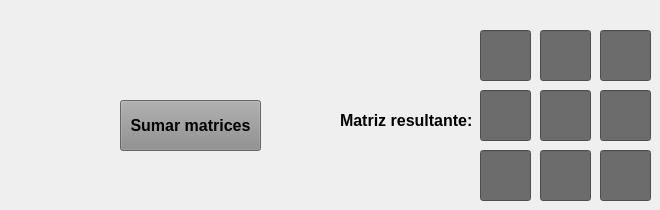
      <widget class="QWidget" name="tab_3">
       <attribute name="title">
        <string>Suma</string>
       </attribute>
       <widget class="QLineEdit" name="RS22">
        <property name="geometry">
         <rect>
          <x>600</x>
          <y>150</y>
          <width>51</width>
          <height>51</height>
         </rect>
        </property>
        <property name="font">
         <font>
          <pointsize>9</pointsize>
          <bold>false</bold>
         </font>
        </property>
        <property name="styleSheet">
         <string notr="true">background-color: rgb(108, 108, 108);</string>
        </property>
        <property name="readOnly">
         <bool>true</bool>
        </property>
       </widget>
       <widget class="QLineEdit" name="RS01">
        <property name="geometry">
         <rect>
          <x>540</x>
          <y>30</y>
          <width>51</width>
          <height>51</height>
         </rect>
        </property>
        <property name="font">
         <font>
          <pointsize>9</pointsize>
          <bold>false</bold>
         </font>
        </property>
        <property name="styleSheet">
         <string notr="true">background-color: rgb(108, 108, 108);</string>
        </property>
        <property name="readOnly">
         <bool>true</bool>
        </property>
       </widget>
       <widget class="QLineEdit" name="RS00">
        <property name="geometry">
         <rect>
          <x>480</x>
          <y>30</y>
          <width>51</width>
          <height>51</height>
         </rect>
        </property>
        <property name="font">
         <font>
          <pointsize>9</pointsize>
          <bold>false</bold>
         </font>
        </property>
        <property name="styleSheet">
         <string notr="true">background-color: rgb(108, 108, 108);</string>
        </property>
        <property name="readOnly">
         <bool>true</bool>
        </property>
       </widget>
       <widget class="QLineEdit" name="RS20">
        <property name="geometry">
         <rect>
          <x>480</x>
          <y>150</y>
          <width>51</width>
          <height>51</height>
         </rect>
        </property>
        <property name="font">
         <font>
          <pointsize>9</pointsize>
          <bold>false</bold>
         </font>
        </property>
        <property name="styleSheet">
         <string notr="true">background-color: rgb(108, 108, 108);</string>
        </property>
        <property name="readOnly">
         <bool>true</bool>
        </property>
       </widget>
       <widget class="QLineEdit" name="RS11">
        <property name="geometry">
         <rect>
          <x>540</x>
          <y>90</y>
          <width>51</width>
          <height>51</height>
         </rect>
        </property>
        <property name="font">
         <font>
          <pointsize>9</pointsize>
          <bold>false</bold>
         </font>
        </property>
        <property name="styleSheet">
         <string notr="true">background-color: rgb(108, 108, 108);</string>
        </property>
        <property name="readOnly">
         <bool>true</bool>
        </property>
       </widget>
       <widget class="QLineEdit" name="RS21">
        <property name="geometry">
         <rect>
          <x>540</x>
          <y>150</y>
          <width>51</width>
          <height>51</height>
         </rect>
        </property>
        <property name="font">
         <font>
          <pointsize>9</pointsize>
          <bold>false</bold>
         </font>
        </property>
        <property name="styleSheet">
         <string notr="true">background-color: rgb(108, 108, 108);</string>
        </property>
        <property name="readOnly">
         <bool>true</bool>
        </property>
       </widget>
       <widget class="QLineEdit" name="RS10">
        <property name="geometry">
         <rect>
          <x>480</x>
          <y>90</y>
          <width>51</width>
          <height>51</height>
         </rect>
        </property>
        <property name="font">
         <font>
          <pointsize>9</pointsize>
          <bold>false</bold>
         </font>
        </property>
        <property name="styleSheet">
         <string notr="true">background-color: rgb(108, 108, 108);</string>
        </property>
        <property name="readOnly">
         <bool>true</bool>
        </property>
       </widget>
       <widget class="QLabel" name="label_3">
        <property name="geometry">
         <rect>
          <x>340</x>
          <y>110</y>
          <width>131</width>
          <height>21</height>
         </rect>
        </property>
        <property name="font">
         <font>
          <pointsize>12</pointsize>
          <bold>true</bold>
         </font>
        </property>
        <property name="text">
         <string>Matriz resultante:</string>
        </property>
       </widget>
       <widget class="QLineEdit" name="RS12">
        <property name="geometry">
         <rect>
          <x>600</x>
          <y>90</y>
          <width>51</width>
          <height>51</height>
         </rect>
        </property>
        <property name="font">
         <font>
          <pointsize>9</pointsize>
          <bold>false</bold>
         </font>
        </property>
        <property name="styleSheet">
         <string notr="true">background-color: rgb(108, 108, 108);</string>
        </property>
        <property name="readOnly">
         <bool>true</bool>
        </property>
       </widget>
       <widget class="QLineEdit" name="RS02">
        <property name="geometry">
         <rect>
          <x>600</x>
          <y>30</y>
          <width>51</width>
          <height>51</height>
         </rect>
        </property>
        <property name="font">
         <font>
          <pointsize>9</pointsize>
          <bold>false</bold>
         </font>
        </property>
        <property name="styleSheet">
         <string notr="true">background-color: rgb(108, 108, 108);</string>
        </property>
        <property name="readOnly">
         <bool>true</bool>
        </property>
       </widget>
       <widget class="QPushButton" name="btnSuma">
        <property name="geometry">
         <rect>
          <x>120</x>
          <y>100</y>
          <width>141</width>
          <height>51</height>
         </rect>
        </property>
        <property name="font">
         <font>
          <pointsize>12</pointsize>
          <bold>true</bold>
         </font>
        </property>
        <property name="styleSheet">
         <string notr="true">background-color: rgb(141, 141, 141);</string>
        </property>
        <property name="text">
         <string>Sumar matrices</string>
        </property>
       </widget>
      </widget>
